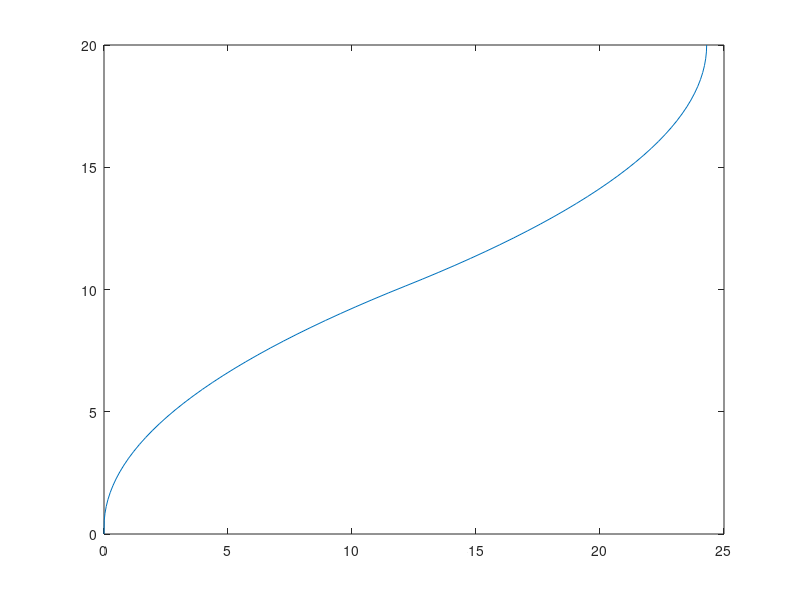

This figure's MATLAB source:
clear;clc;close

N=71; H=20; Vn=2; V1=5;
V(1)=0; x(1)=0; y(1)=0;
B=1; T=H/Vn;
dT=H/(Vn*N);
for i=2:N
    if i>N/2+1
        B=-1;
    end
    V(i)=V(i-1)+B*V1/(N/2);
    x(i)=x(i-1)+(V(i-1)+V(i))/2*dT;
    y(i)=Vn*i*dT;
end
plot (x,y)
